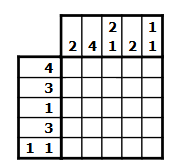
#> input picture Data/sample.png, 174 x 161 px, found by its file name
$ jupyter execute removeLines.ipynb
#> lines starting #> are read from the running program, lines starting #| are printed output that depends on the picture; after the words box and inside, x2 and y2 are one past the last pixel; in counts of white or black regions, pixels touching at a corner belong together
[cell 1]
import cv2
import numpy as np
import matplotlib.pyplot as pyplot

# Read the image
image = cv2.imread('data/sample.png')
#> image is the input picture: shape (161, 174, 3); mean B, G, R 218.1, 218.1, 218.1


# Convert to grayscale
gray = cv2.cvtColor(image, cv2.COLOR_BGR2GRAY)

# Use adaptive thresholding to highlight lines better (adjust block size and constant)
thresh = cv2.adaptiveThreshold(gray, 255, cv2.ADAPTIVE_THRESH_MEAN_C,
                               cv2.THRESH_BINARY_INV, 11, 2)
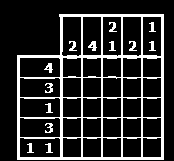
#> thresh: shape (161, 174); 17.2% white; 14 white regions, largest, box (x1, y1, x2, y2) and area: (17, 14, 164, 160) 4290, (88, 41, 97, 51) 52, (44, 63, 53, 73) 47

# Use Hough Line Transform to detect horizontal and vertical lines
# Detecting horizontal lines
lines = cv2.HoughLinesP(thresh, 1, np.pi / 180, threshold=100, minLineLength=50, maxLineGap=10)
#> lines = 24 rows, first 6: [163, 159, 163, 14], [102, 159, 102, 14], [61, 159, 61, 14], [60, 159, 60, 14], [101, 159, 101, 14], [162, 159, 162, 14]

# Create a mask to remove the lines
mask = np.zeros(image.shape, dtype=np.uint8) * 255  # A white mask

# Draw detected lines on the mask (black color)
if lines is not None:
    for line in lines:
        x1, y1, x2, y2 = line[0]
        cv2.line(mask, (x1, y1), (x2, y2), (255, 255, 255), 4)  # Draw black lines on the mask
#> this loop made 24 passes
#> (x1, y1, x2, y2) on passes 1 to 12: (163, 159, 163, 14), (102, 159, 102, 14), (61, 159, 61, 14), (60, 159, 60, 14), (101, 159, 101, 14), (162, 159, 162, 14), (121, 159, 121, 14), (122, 159, 122, 14), (161, 159, 161, 14), (17, 117, 160, 117), (62, 159, 62, 14), (82, 159, 82, 14)
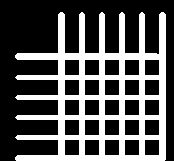
#> mask: shape (161, 174, 3); 33.3% white; 1 white region, box (x1, y1, x2, y2) and area: (15, 12, 166, 161) 9318
#pyplot.imshow(mask)

result = cv2.inpaint(image, cv2.cvtColor(mask, cv2.COLOR_BGR2GRAY), 2, cv2.INPAINT_TELEA)
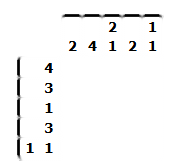
#> result: shape (161, 174, 3); mean B, G, R 246.4, 246.4, 246.3


# Save or show the result
#cv2.imwrite('image_without_lines.jpg', inpainted_image)

pyplot.imshow(result)

#cv2.waitKey(0)
#cv2.destroyAllWindows()

$ run again, with Data/wikipediaExample.png copied over Data/sample.png
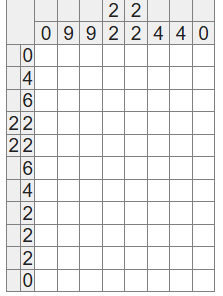
#> input picture Data/wikipediaExample.png, 223 x 296 px, found by its file name
#> image is the input picture: shape (296, 223, 3); mean B, G, R 236.9, 236.9, 236.9
#> `thresh = cv2.adaptiveThreshold(gray, 255, cv2.ADAPTIVE_THRESH_MEAN_C, ..`:
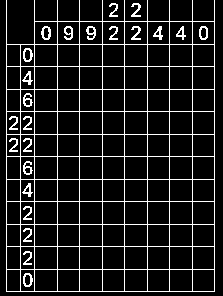
#> thresh: shape (296, 223); 10.9% white in thin lines or dots
#> lines = 25 rows, first 6: [34, 291, 34, 0], [102, 291, 102, 0], [147, 291, 147, 0], [6, 291, 6, 0], [124, 291, 124, 0], [169, 291, 169, 0]
#> the loop `for line in lines:` made 25 passes
#> `result = cv2.inpaint(image, cv2.cvtColor(mask, cv2.COLOR_BGR2GRAY), 2,..`:
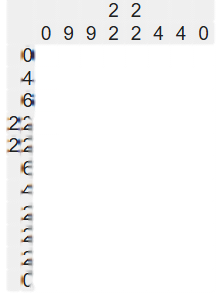
#> result: shape (296, 223, 3); mean B, G, R 247.1, 247.2, 247.3
